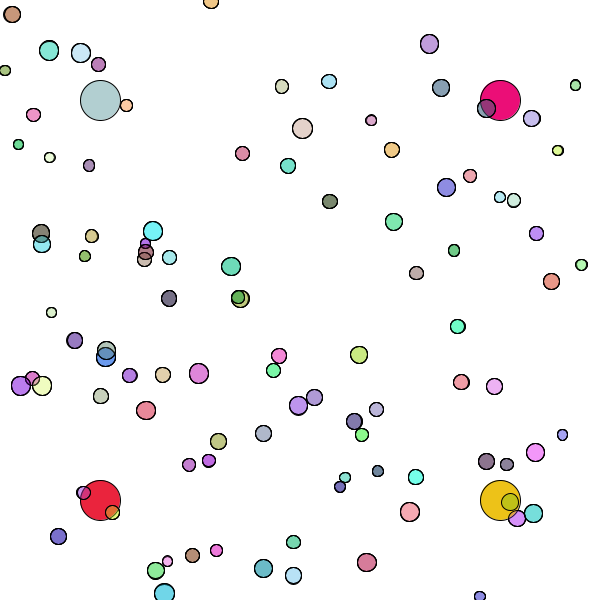
Frame 1 (no input)
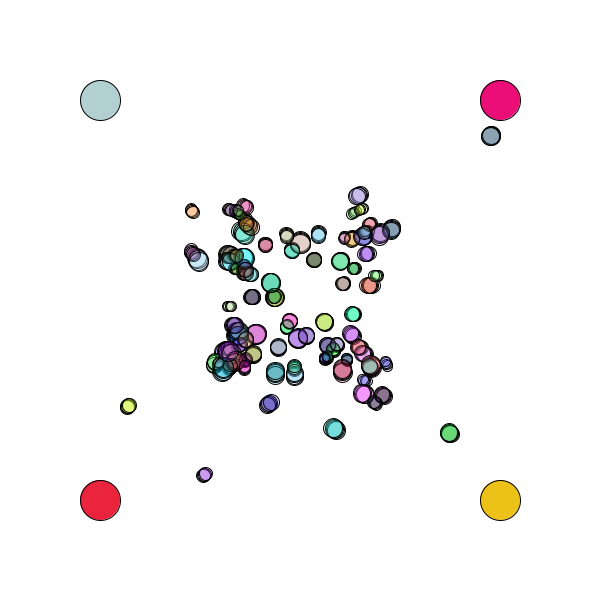
Frame 60 (the mouse pressed at the canvas centre just before this capture)
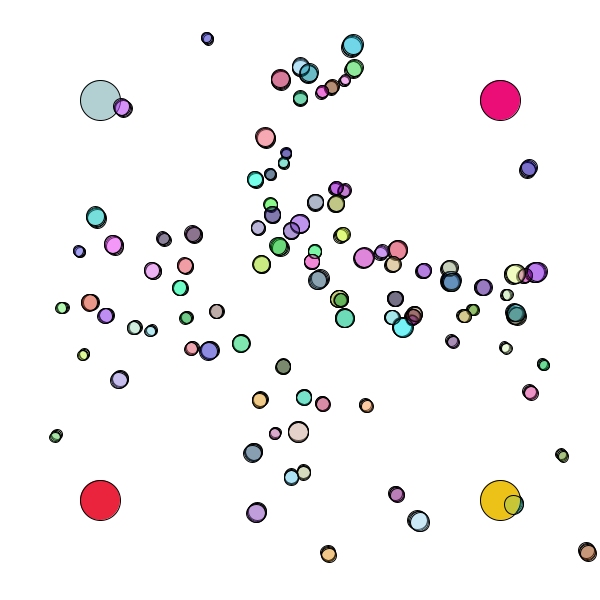
Frame 120 (the mouse held since frame 60 and released just before this capture)

The Processing sketch that drew these frames (run headless with seeded random() and noise(); from frame 60 on, the mouse is pressed at the canvas centre):

// Processing sketch: BE_gravity
// ── BE_gravity.pde
Mover[] movers = new Mover[100];
Attractor[] attractors = new Attractor[4];

void setup() {
  size(600, 600);
  
  for(int i=0; i<movers.length; i++) {
    movers[i] = new Mover();
  }
  
  float space = 100;
  float mass = 20;
  
  attractors[0] = new Attractor(mass, space, space);
  attractors[1] = new Attractor(mass, width-space, space);
  attractors[2] = new Attractor(mass, space, height-space);
  attractors[3] = new Attractor(mass, width-space, height-space);
  
}

void draw() {
  background(255);
  
  for(int n=0; n<attractors.length; n++) {
    
    attractors[n].display();
    
    for(int i=0; i<movers.length; i++) {
      PVector f = attractors[n].attract(movers[i]);
      movers[i].applyForce(f);
      movers[i].update();
      movers[i].display();
    }
  }
  
}

// ── Attractor.pde
class Attractor {
  
  float mass;
  PVector location;
  float G;
  int[] colors = new int[3];
  
  Attractor() {
    this(random(20, 30), random(width), random(height));
  }
  
  Attractor(float m, float x, float y) {
    
    colors[0] = parseInt(random(255));
    colors[1] = parseInt(random(255));
    colors[2] = parseInt(random(255));
    
    location = new PVector(x, y);
    mass = m;
    G = 0.4;
  }
  
  void display() {
    stroke(0);
    fill(colors[0], colors[1], colors[2]);
    ellipse(location.x, location.y, mass*2, mass*2);
  }
  
  PVector attract(Mover m) {
    // Formula for Gravity
    PVector force = PVector.sub(location, m.location);
    float distance = force.mag();
    distance = constrain(distance, 5.0, 25.0);
    force.normalize();
    float strength = (G * mass * m.mass) / (distance * distance);
    force.mult(strength);
    return force;
  }
  
}

// ── Mover.pde
class Mover {
  PVector location;
  PVector velocity;
  PVector acceleration;
  float mass;
  int[] colors = new int[3];
  
  Mover() {
    this(random(5, 10), random(width), random(height));
  }
  
  Mover(float m, float x, float y) {
    
    colors[0] = parseInt(random(255));
    colors[1] = parseInt(random(255));
    colors[2] = parseInt(random(255));
    
    location = new PVector(x, y);
    velocity = new PVector(0, 0);
    acceleration = new PVector(0, 0);
    mass = m;
  }
  
  void update() {
    velocity.add(acceleration);
    location.add(velocity);
    acceleration.mult(0);
  }
  
  void applyForce(PVector force) {
    PVector f = PVector.div(force, mass);
    acceleration.add(f);
  }
  
  void display() {
    stroke(0);
    fill(colors[0], colors[1], colors[2], 50);
    ellipse(location.x, location.y, mass*2, mass*2);
  }
  
  void checkEdges() {
    if(location.x > width) {
      location.x = width;
      velocity.x *= -1;
    } else if(location.x < 0) {
      location.x = 0;
      velocity.x *= -1;
    }
    
    if(location.y > height) {
      location.y = height;
      velocity.y *= -1;
    } else if(location.y < 0) {
      location.y = 0;
      velocity.y *= -1;
    }
  }
  
}
